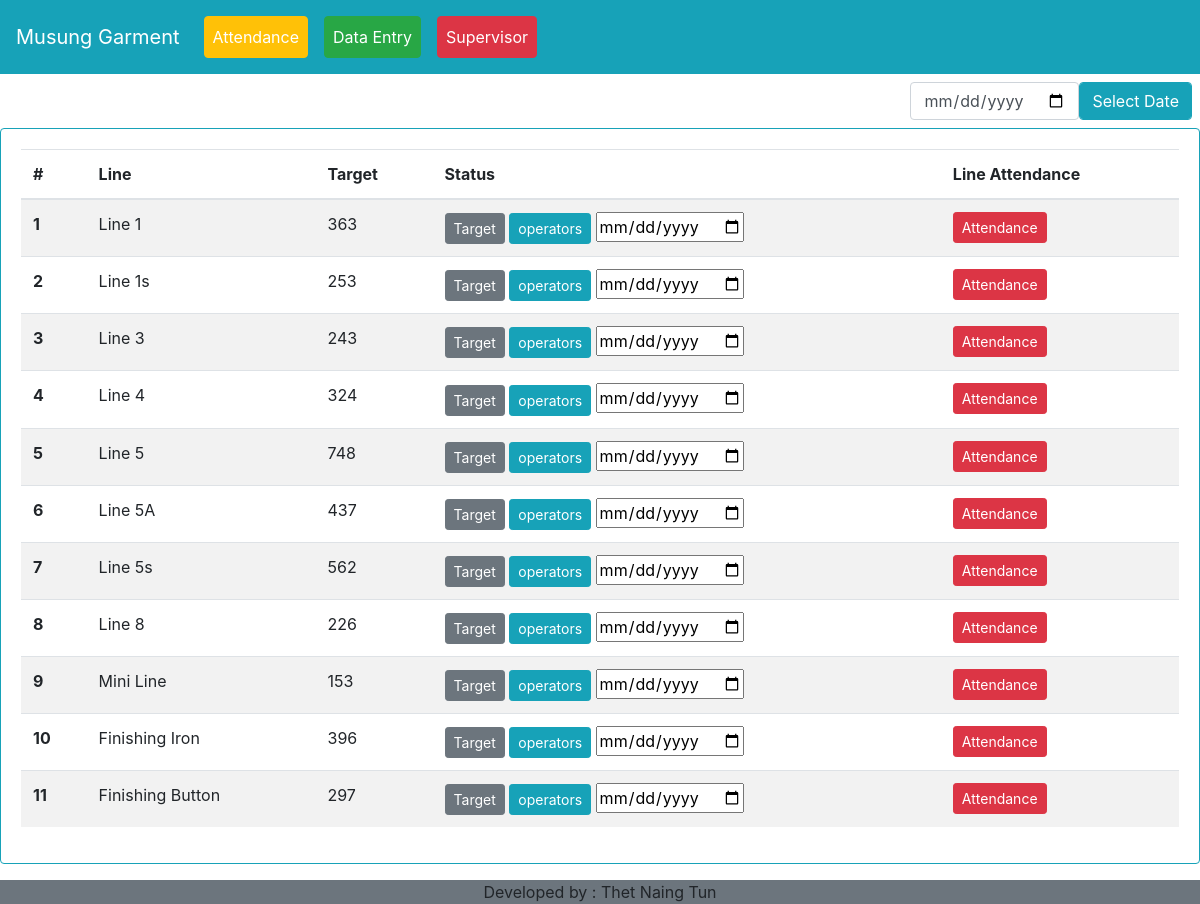
Screenshot of /attendance_backdate/ with the database file from the repository.
### myapp/models.py (models this page shows, shortened)
class line(models.Model):
    line_name = models.CharField(max_length=255)
    target = models.PositiveIntegerField(default=0)

### myapp/views.py (the view)
# urls.py: path('attendance_backdate/', views.attendance_backdate, name='attendance_backdate'),
def attendance_backdate(request):
    bdate = request.POST.get('duedate')
    lis = line.objects.all()
    context = {'lis':lis, 'bdate':bdate}
    return render(request, 'attendance_backdate.html', context)

### templates/attendance_backdate.html (shortened to what this page needs)
{% extends 'base.html' %}
{% block content %}
<div class="d-flex justify-content-end">
  <form method="post" action="{% url 'myapp:attendance_backdate' %}">{% csrf_token %}
    <div class="row m-2">
      <input type="date" name="duedate"  class="form-control col datepicker">
      <input type="submit" class="form-control btn btn-md btn-info col" value="Select Date">
    </div>
  </form>
</div>
<div class="card border-info mb-3">
  <div class="card-body">
<table class="table table-striped" id="invlist">
  <thead>
    <tr class="lilisttr">
      <th scope="col">#</th>
      <th scope="col">Line</th>
      <th scope="col">Target</th>
      <th scope="col">Status</th>
      <th scope="col">Line Attendance</th>
    </tr>
  </thead>
  <tbody id="linelistTbl">
  	{% for i in lis %}
    <tr class="linetr">
      <th scope="row" class="lid">{{i.id}}</th>
      <td>{{i.line_name}}</td>
      <td>{{i.target}}</td>
      <td>
<button type="button" class="btn btn-sm btn-secondary" data-toggle="modal" data-target="#lineu-{{i.id}}">
  Target
</button>
    <a href="{% url 'myapp:operatoratt' i.id %}" class="btn btn-sm btn-info">operators</a>
    <input type="date" name="backd" value="{{bdate}}" class="bdate">
      </td>
      <td>
        <button type="button" class="dueattendance btn btn-sm btn-danger">Attendance</button>
      </td>
    </tr>
    {% endfor %}
  </tbody>
</table>
  </div>
</div>
{% endblock content %}

### rows the page displays
line: id "1", line_name "Line 1", target "363"
line: id "2", line_name "Line 1s", target "253"
line: id "3", line_name "Line 3", target "243"
line: id "4", line_name "Line 4", target "324"
line: id "5", line_name "Line 5", target "748"
line: id "6", line_name "Line 5A", target "437"
line: id "7", line_name "Line 5s", target "562"
line: id "8", line_name "Line 8", target "226"
line: id "9", line_name "Mini Line", target "153"
line: id "10", line_name "Finishing Iron", target "396"
line: id "11", line_name "Finishing Button", target "297"
